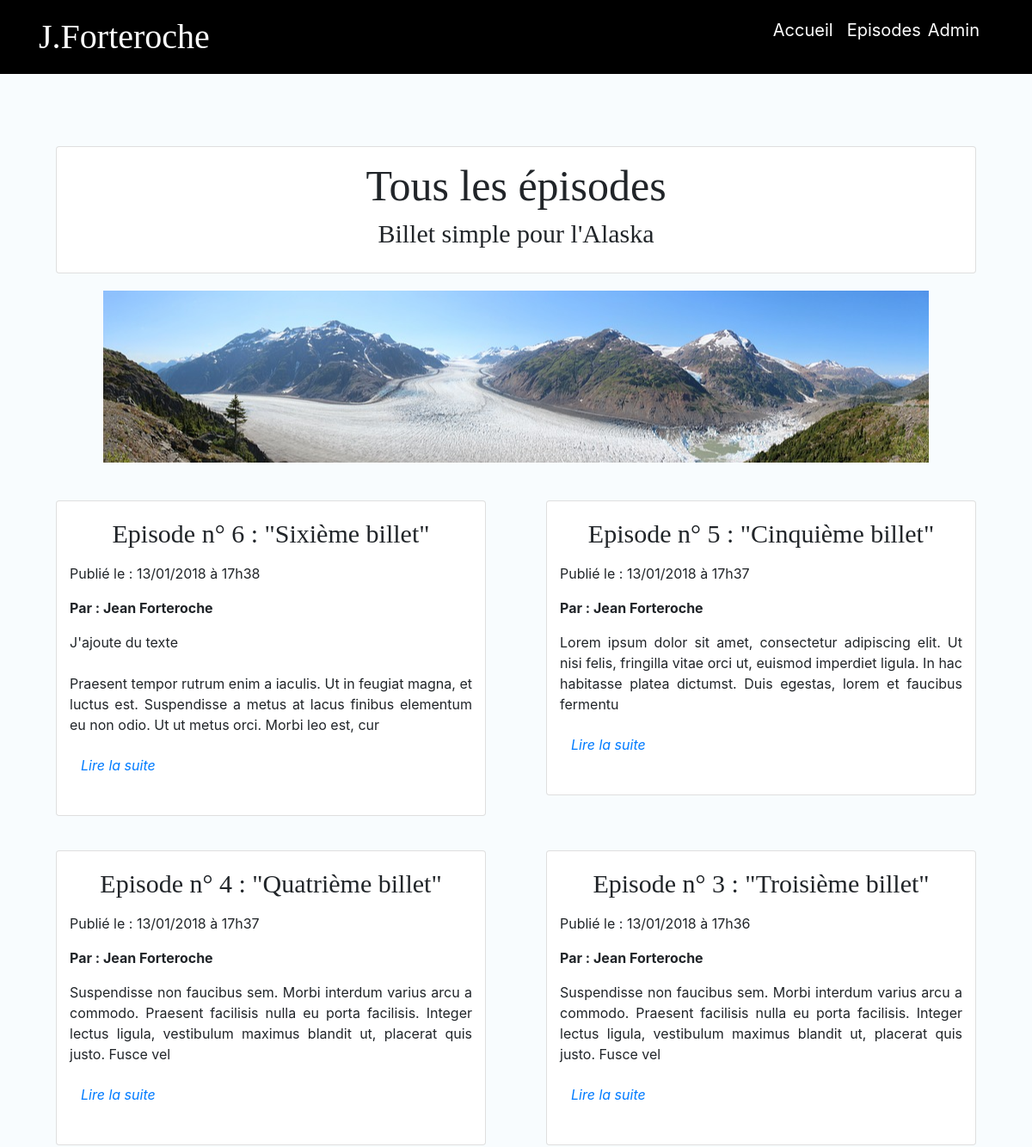
/index.php?action=posts (upper part), run on an earlier commit of the app's database.
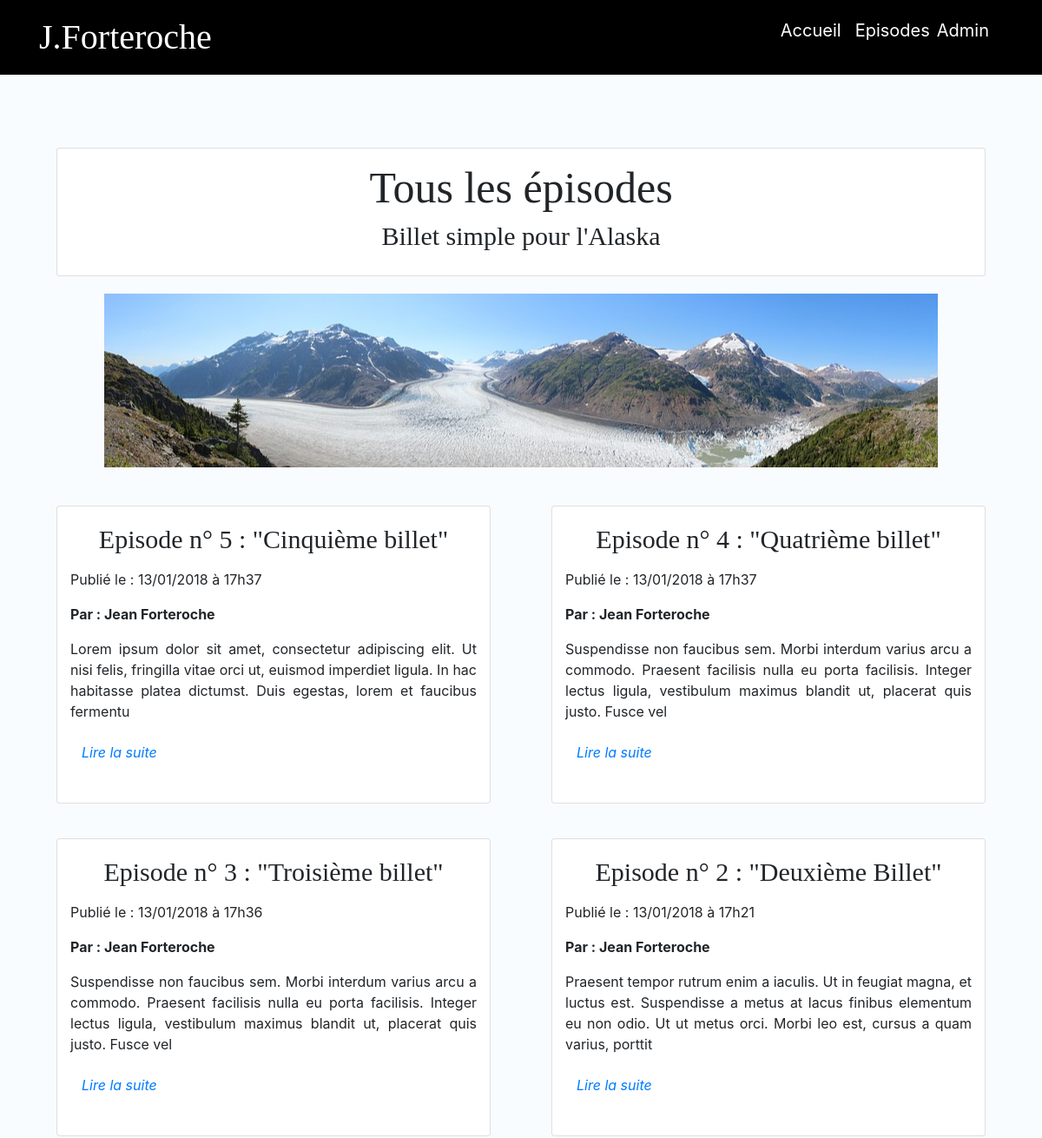
And on a later commit of the database.
### tables this page shows
CREATE TABLE `posts` (
  `id` int(11) NOT NULL,
  `author` varchar(255) NOT NULL,
  `title` varchar(255) NOT NULL,
  `content` text NOT NULL,
  `creation_date` datetime NOT NULL
);

### controller/FrontController.php (called while the page is built, shortened)
<?php
class FrontController
{
   protected $post;
   public function __construct()
   {
      $this->post = new PostManager();
   }
   public function allPosts()
   {
      $posts = $this->post->getAllPosts();
      require('view/PostsView.php');
   }
   }

### index.php (called while the page is built, shortened)
<?php
require ('Autoload.php');
$routeur = new Routeur();
$routeur->routerRequete();

### Autoload.php (called while the page is built, shortened)
<?php
function autoload($classname)
{
	if(file_exists($file = 'controller/' . $classname . '.php'))
	{
			require $file;
	}
	elseif(file_exists($file = 'model/' . $classname . '.php'))
	{
		 require $file;
	}
	elseif(file_exists($file = 'view/' . $classname . '.php'))
	{
		 require $file;
	}
  elseif(file_exists($file = '' . $classname . '.php'))
  {
		 require $file;
	}
}

### model/Manager.php (called while the page is built)
<?php
class Manager
{
   protected $db;
   public function __construct()
   {
     try
     {
        $this->db = new \PDO('mysql:host=localhost;dbname=alaska;charset=utf8', 'root', '',array(PDO::ATTR_ERRMODE => PDO::ERRMODE_EXCEPTION));
     }
     catch (\Exception $e)
     {
        die ('Erreur :'.$e->getMessage());
     }
   }
   public function db()
   {
      return $this->db;
   }
}

### model/PostManager.php (called while the page is built, shortened)
<?php
class PostManager extends Manager
{
  public function getAllPosts()
  {
      $posts = [];
      $req = $this->db()->query('SELECT id,author,title,content,DATE_FORMAT(creation_date,\'%d/%m/%Y à %Hh%i\')
                                 AS creation_date
                                 FROM posts
                                 ORDER BY id
                                 DESC');
      while($donnees = $req->fetch(PDO::FETCH_ASSOC))
      {
        $posts[] = new Post($donnees);
      }
      return $posts;
  }
}

### model/Post.php (called while the page is built, shortened)
<?php
class Post
{
  private $id;
  private $author;
  private $title;
  private $content;
  private $creation_date;
  public function hydrate(array $donnees)
  {
    foreach($donnees as $key => $value)
    {
        $method = 'set'.ucfirst($key);
    }
  }
  public function getId()
  {
    return $this->id;
  }
  public function getAuthor()
  {
    return $this->author;
  }
  public function getTitle()
  {
    return $this->title;
  }
  public function getContent()
  {
    return $this->content;
  }
  public function getCreation_date()
  {
    return $this->creation_date;
  }
  public function setId($id)
  {
      $id = (int) $id;
      if($id > 0)
      {
          $this->id =  $id;
      }
  }
  public function setAuthor($author)
  {
     if(is_string($author))
     {
       $this->author = $author;
     }
  }
  public function setTitle($title)
  {
      if(is_string($title))
      {
          $this->title = $title;
      }
  }
  public function setContent($content)
  {
      if(is_string($content))
      {
        $this->content = $content;
      }
  }
  public function setCreation_date($creation_date)
  {
    $this->creation_date = $creation_date;
  }
}

### view/PostsView.php (the view, shortened to what this page needs)
  <div class="container">
    <div class="card">
        <h2 class="card-title-posts">Tous les épisodes</h2>
        <h3 class="card-title">Billet simple pour l'Alaska</h3>
      </div>
  <div class="image-posts" style="background-image : url('public/img/8.jpg')">
  </div>
  <br/>
      <div class="row">
        <?php foreach ($posts as $post):?>
          <div class="col-lg-6 col-lg-6">
            <div class="card">
              <div class="card-posts">
                <p class="card-title">Episode n° <?=$post->getId();?> : "<?= htmlspecialchars($post->getTitle());?>"</p>
                <p class="card-date">Publié le : <?=$post->getCreation_date();?></p>
                <p class="card-author">Par : <?= htmlspecialchars($post->getAuthor());?></p>
                <p class="card-text"><?= substr(nl2br($post->getContent()),0,200); ?><br /></p>
                <a class="card-btn"><em><a href="index.php?action=post&amp;id=<?=$post->getId();?>" class="btn link">Lire la suite</a></em><br/></a><br/>
              </div>
            </div>
          </div>
        <?php endforeach;?>
    </div>
  </div>
<?php $content = ob_get_clean(); ?>
<?php require('view/template.php'); ?>

### Routeur.php (shortened to what this page needs)
<?php
class Routeur
{
  protected $ctrlFront;
  protected $ctrlAdmin;
  public function __construct()
  {
    $this->ctrlFront= new FrontController();
    $this->ctrlAdmin = new AdminController();
  }
  public function routerRequete()
  {
   try {
      if(isset($_GET['action']))
        {
		        $action = $_GET['action'];
		    }
		  else
        {
		 	      $action = 'home';
		    }
        if($action == 'home')
        {
          $this->ctrlFront->home();
        }
      elseif($action == 'posts')
        {
          $this->ctrlFront->allPosts();
        }
      elseif($action == 'login')
        {
          $this->ctrlAdmin->showLogin();
        }
     elseif($action == 'signin')
        {
          $this->ctrlAdmin->signin($_POST['login'], $_POST['password']);
        }
      elseif($action == 'logout')
        {
          $_SESSION = array();
          session_destroy();
          header('Location: index.php');
        }
      elseif($action == 'createNewPost')
        {
          $this->ctrlAdmin->createAdminPost();
        }
      elseif($action == 'deletePost')
        {
          if(isset($_GET['id']) && !empty($_GET['id']))
          {
            $this->ctrlAdmin->deletePost($_GET['id']);
            $this->ctrlAdmin->allAdmin();
          }
        }
        elseif($action == 'updateModifyPost')
           {
             if(isset($_GET['id']) && $_GET['id'] >0 )
             {
               $this->ctrlAdmin->updateModifyPost();
             }
           }
           elseif($action == 'updatePost')
           {
             if(isset($_GET['id']) && $_GET['id'] >0)
             {
               $this->ctrlAdmin->updatePost();
               $this->ctrlAdmin->AllAdmin();
             }
           }
      elseif($action == 'deleteComment')
        {
          if(isset($_GET['id']) && $_GET['id'] >0)
          {
            $this->ctrlAdmin->deleteComment($_GET['id']);
            $this->ctrlAdmin->allAdmin();
          }
          }
          else
          {
            header('Location:index.php?action=home');
          }
        }
   catch(Exception $e)
    {
      require('view/errorView.php');
    }
      }
 }

### view/Template.php (shortened to what this page needs)
<!DOCTYPE html>
<html lang="fr">
    <head>
        <link href="public/css/bootstrap.css" rel="stylesheet">
        <link href="public/css/style.css" rel="stylesheet"type="text/css" >
    </head>
    <body>
      <?php include('view/Nav.php');?>
          <?= $content ?>
    </body>
</html>

### view/Nav.php
<div class="navbar navbar-default fixed-top">
  <div class="container">
    <div class="navbar-header">
      <a class="navbar-brand" href="index.php?action=home">J.Forteroche</a>
    </div>
    <ul class="breadcrumb">
      <li class="active"><a href="index.php?action=home">Accueil</li>
      <li><a href="index.php?action=posts">Episodes</a></li>
      <li><a href="index.php?action=admin">Admin</a></li>
  </ul>
  </div>
</div>

### public/css/style.css (style rules this page uses)
body { background: #F8FCFE; padding-top: 150px; }
.navbar-default { background-color: black; }
.breadcrumb > li > a { padding-left: 8px; color: white; text-decoration: none; font-size: 20px; }
.navbar-brand { color: white; font-family: Pristina; font-size: 40px; }
.breadcrumb { background-color: black; }
.image-posts { height: 200px; background-repeat: no-repeat; background-position: center; }
.card { text-align: justify; padding: 15px; margin: 20px; }
.card-title-posts { text-align: center; font-family: Pristina; font-size: 50px; }
.card-title { font-family: Pristina; font-size: 30px; text-align: center; }
.card-author { font-weight: bold; }

What changed in the data, as far as the page shows it:
removed posts: id "6", title "Sixième billet", Creation_date "13/01/2018 à 17h38", author "Jean Forteroche", content "J'ajoute du texte Praesent tempor rutrum enim a iaculis. Ut in feugiat magna, et luctus est. Suspendisse a metus at lacus finibus elementum eu non odio. Ut ut metus orci. Morbi leo est, cur"
now on this page (row unchanged): posts: id "2", title "Deuxième Billet", Creation_date "13/01/2018 à 17h21", author "Jean Forteroche", content "Praesent tempor rutrum enim a iaculis. Ut in feugiat magna, et luctus est. Suspendisse a metus at lacus finibus elementum eu non odio. Ut ut metus orci. Morbi leo est, cursus a quam varius, porttit"
